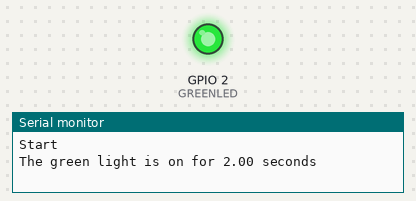
Recording of a program running on a simulated ESP32. Shown: output pins drawn as LEDs (lit = HIGH), the last lines printed to the serial monitor.

Above: at 1.0 s.
At 19.06 s:
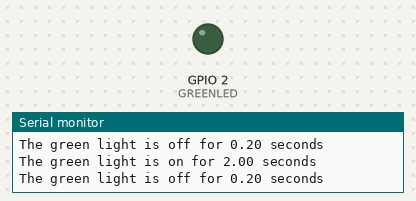
Timing chart, 0 to 19.4 s (numbered marks = the images above):
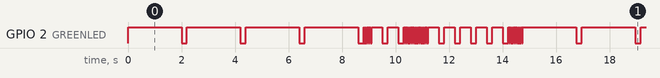

Measured:
- by itself, GPIO 2 (GREENLED): moves between LOW and HIGH, repeating every 14.8 s
- by itself, everything shown: repeats every 14.8 s, in 26 steps

The program:

main.cpp
```cpp
#include <Arduino.h>
#define GREENLED 2

void showLED(int, int, bool);

void setup() {
  Serial.begin(19200);
  pinMode(GREENLED, OUTPUT);
  Serial.println("Start");
}

void loop() {
  int count;
  count=4;
  for (size_t i = 0; i < count; i++)
  {
    showLED(GREENLED,2000, HIGH);
    showLED(GREENLED,200, LOW);
  }
  count=5;
  for (size_t i = 0; i < count; i++)
  {
    showLED(GREENLED,30, HIGH);
    showLED(GREENLED,30, LOW);
  }
  count=2;
  for (size_t i = 0; i < count; i++)
  {
    showLED(GREENLED,400, HIGH);
    showLED(GREENLED,200, LOW);
  }
  count=15;
  for (size_t i = 0; i < count; i++)
  {
    showLED(GREENLED,30, HIGH);
    showLED(GREENLED,30, LOW);
  }
  count=5;
  for (size_t i = 0; i < count; i++)
  {
    showLED(GREENLED,400, HIGH);
    showLED(GREENLED,200, LOW);
  }
  count=9;
  for (size_t i = 0; i < count; i++)
  {
    showLED(GREENLED,30, HIGH);
    showLED(GREENLED,30, LOW);
  }
}

void showLED(int pin, int delayPeriod, bool LedStatus)
{
  double delayPeriodDbl = delayPeriod / 1000.00;
  char delayPeriodStr[5];
  char buffer[40];
  dtostrf(delayPeriodDbl,2,2,delayPeriodStr);

  if (LedStatus)
  {
    sprintf(buffer,"The green light is on for %s seconds", delayPeriodStr);
    Serial.println(buffer);
    digitalWrite(GREENLED,HIGH);
  }
  else
  {
    sprintf(buffer,"The green light is off for %s seconds", delayPeriodStr);
    Serial.println(buffer);
    digitalWrite(GREENLED,LOW);
  }
  delay(delayPeriod);
}
```
